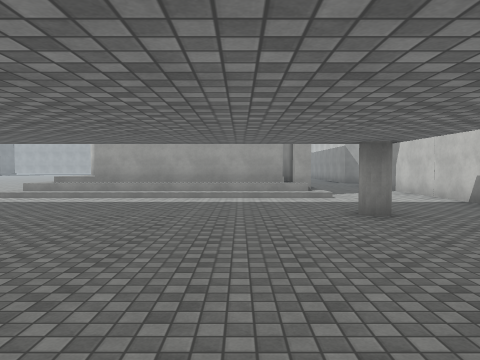
View 1 (above)

24 first-person views from a walk through a 3-D level made in the Unity game engine. The camera is 1.5 m above the floor, tilts 2° down and sees 70° across. The floor is counted in squares, 2 m on a side. Each view is taken from the middle of a square. On the plan, view 1 faces up. The plan holds only what a view shows up to about 11 squares ahead; the rest is blank. The place goes on beyond the plan. The player is left out. Surface patterns are stand-ins for the level's own textures.

View 2
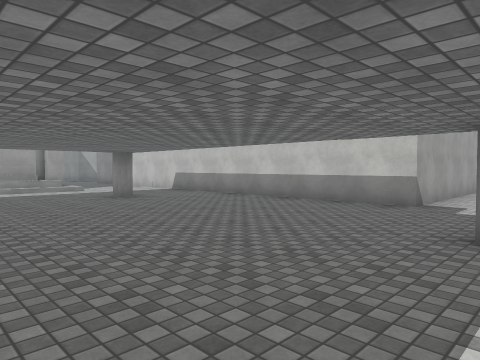

View 3
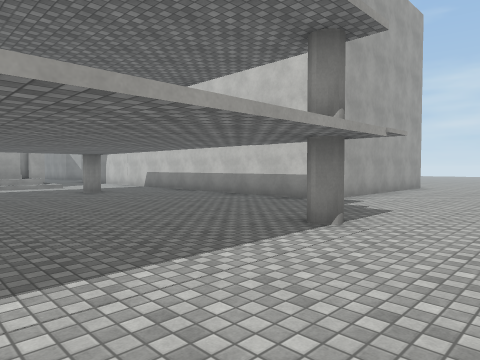

View 4
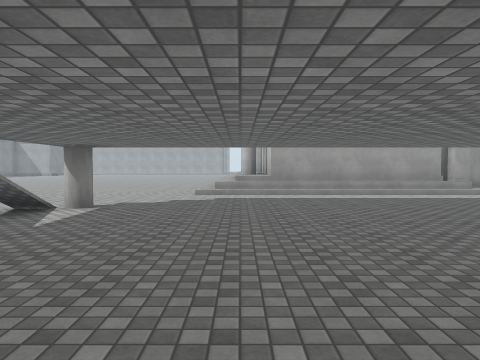

View 5
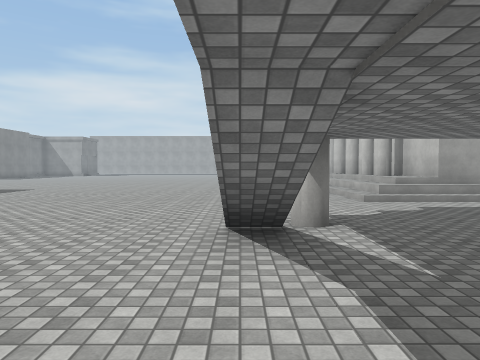

View 6
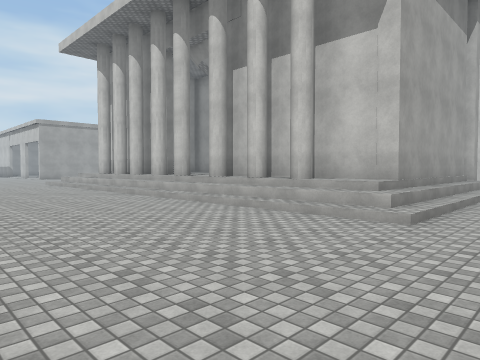

View 7
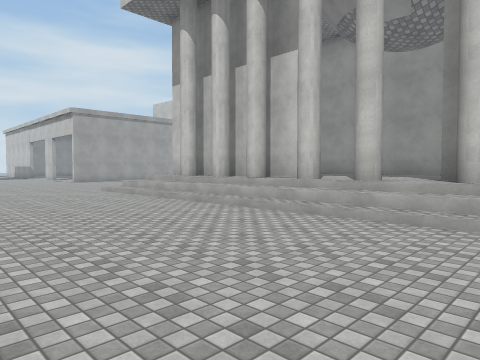

View 8
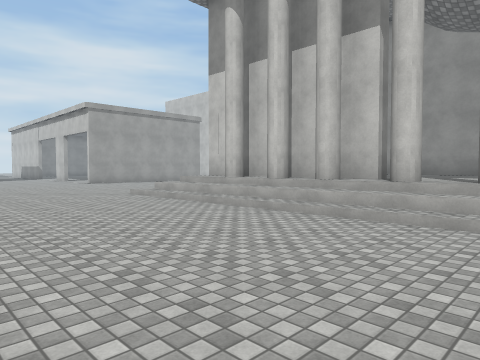

View 9
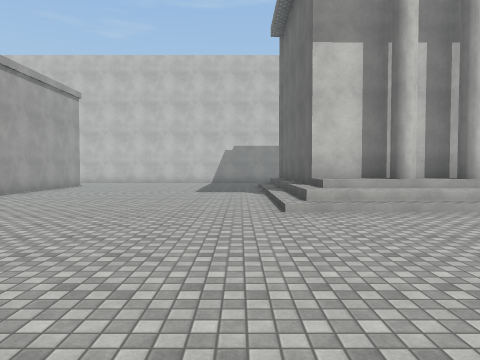

View 10
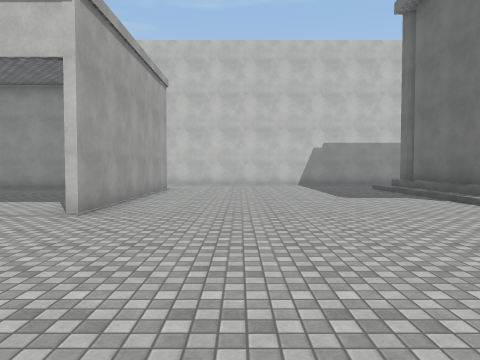

View 11
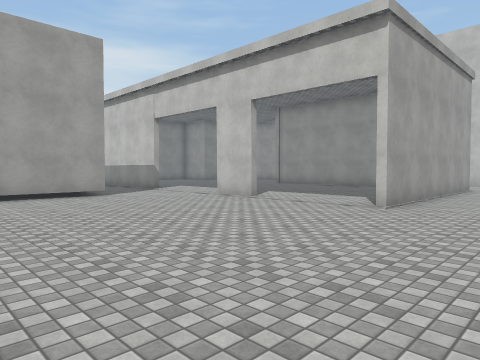

View 12
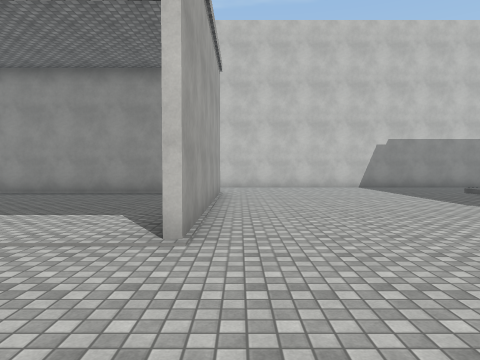

View 13
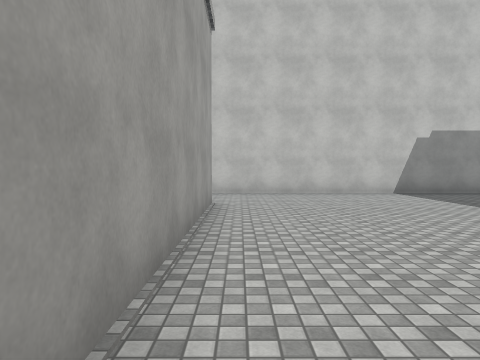

View 14
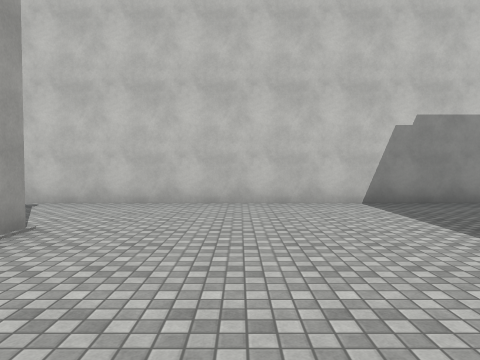

View 15
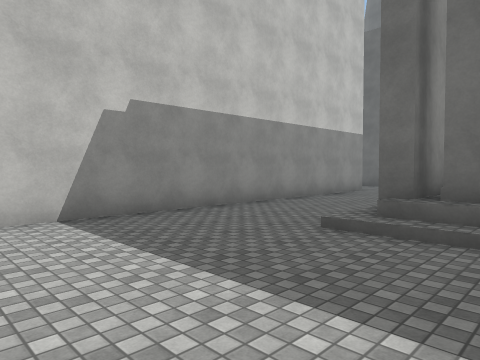

View 16
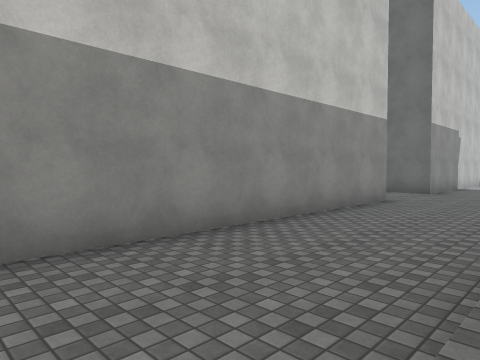

View 17
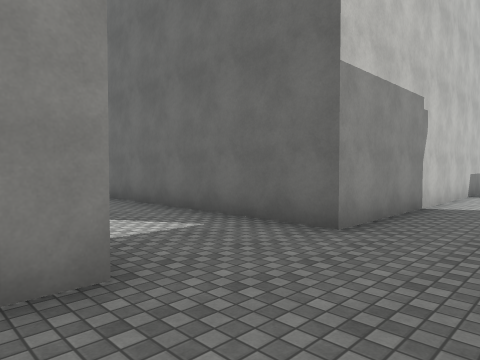

View 18
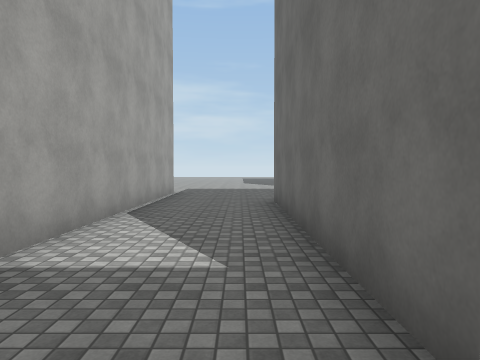

View 19
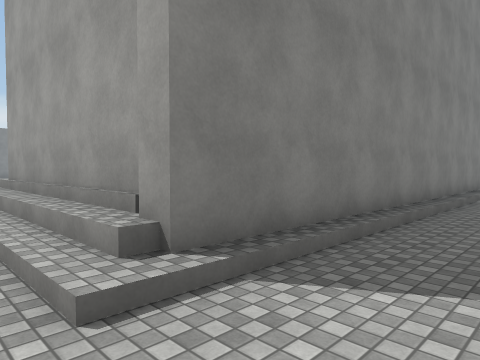

View 20
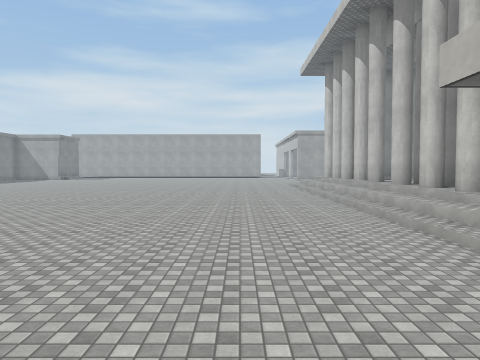

View 21
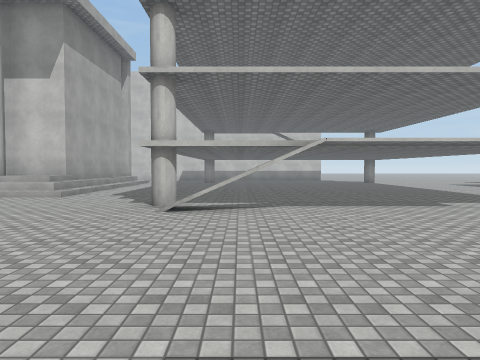

View 22
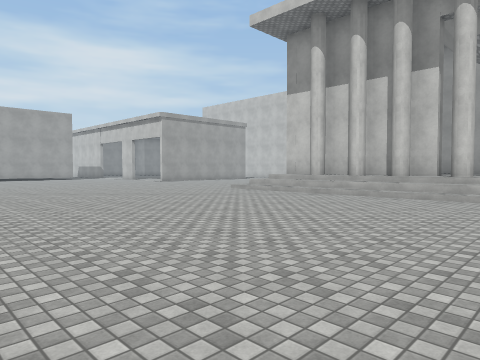

View 23
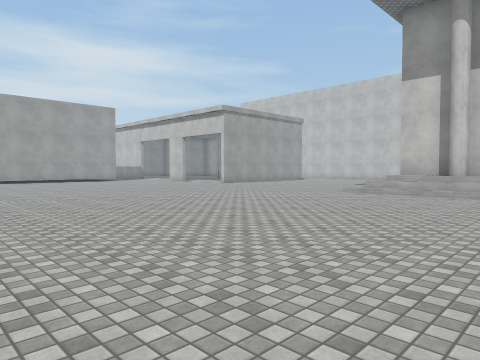

View 24
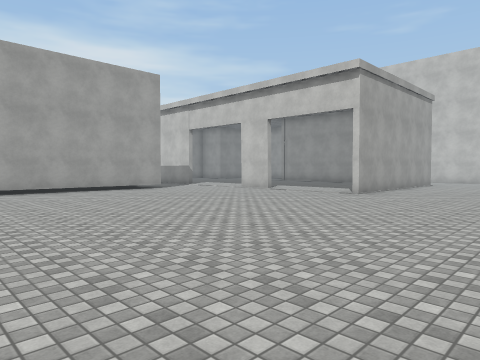

### Floor plan
Key: @ floor where view 1 was taken; # wall or solid block; . floor; / step, stairs or slope; O other object.
Columns run from 16 left of view 1 to 11 right of it. Each row starts with its distance up from view 1.
 38     ........      #
 37     .........   ..#
 36     ........#. ...#
 35    ...............#
 34    ...............#   #
 33    ...............# ..#
 32    .........#######...#
 31   ....................#
 30   ....................#
 29   ....................#
 28   ....................#
 27  .....................#
 26  .....................#
 25  .....................#
 24  ........./////////...#
 23  .........//#######...#
 22 ..........//#     #...#
 21 ..........//#     #...#
 20 ........../##     #...#
 19 ........../##     #...#
 18  .........//#     #...#
 17  ........./##     #...######
 16 ........../##     #.........
 15 ..........//#     #.........
 14  ........./##     #..#######
 13  ........./##     #..#
 12 ..........//#     #..#
 11 ..........//#     #..#
 10  .........//#######..#
  9  ........./////////..#
  8   ...................#
  7    ..................#
  6    .....O.........O..#
  5   ...../.............#
  4  ....../.............#
  3   ...................#
  2    ..................#
  1      ................#
  0       ....... ..@....######
 -1         ..... ............
 -2          .... ....O........
 -3            .. .............
 -4               .........
 -5               ....

Positions as (right, up) in squares from view 1, and headings:
1: (0, 0), facing up
2: (-2, -3), facing up-right
3: (-2, -5), facing up-right
4: (-5, -1), facing up
5: (-9, 1), facing up
6: (-11, 7), facing up-right
7: (-11, 13), facing up-right
8: (-11, 15), facing up-right
9: (-12, 25), facing right
10: (-10, 29), facing right
11: (-11, 29), facing up-right
12: (-8, 31), facing right
13: (-5, 31), facing right
14: (-2, 29), facing right
15: (0, 28), facing down-right
16: (2, 25), facing down-right
17: (3, 18), facing down-right
18: (4, 15), facing right
19: (4, 8), facing up-left
20: (-9, 5), facing up
21: (-15, 4), facing right
22: (-15, 15), facing up-right
23: (-16, 19), facing up-right
24: (-14, 27), facing up-right
